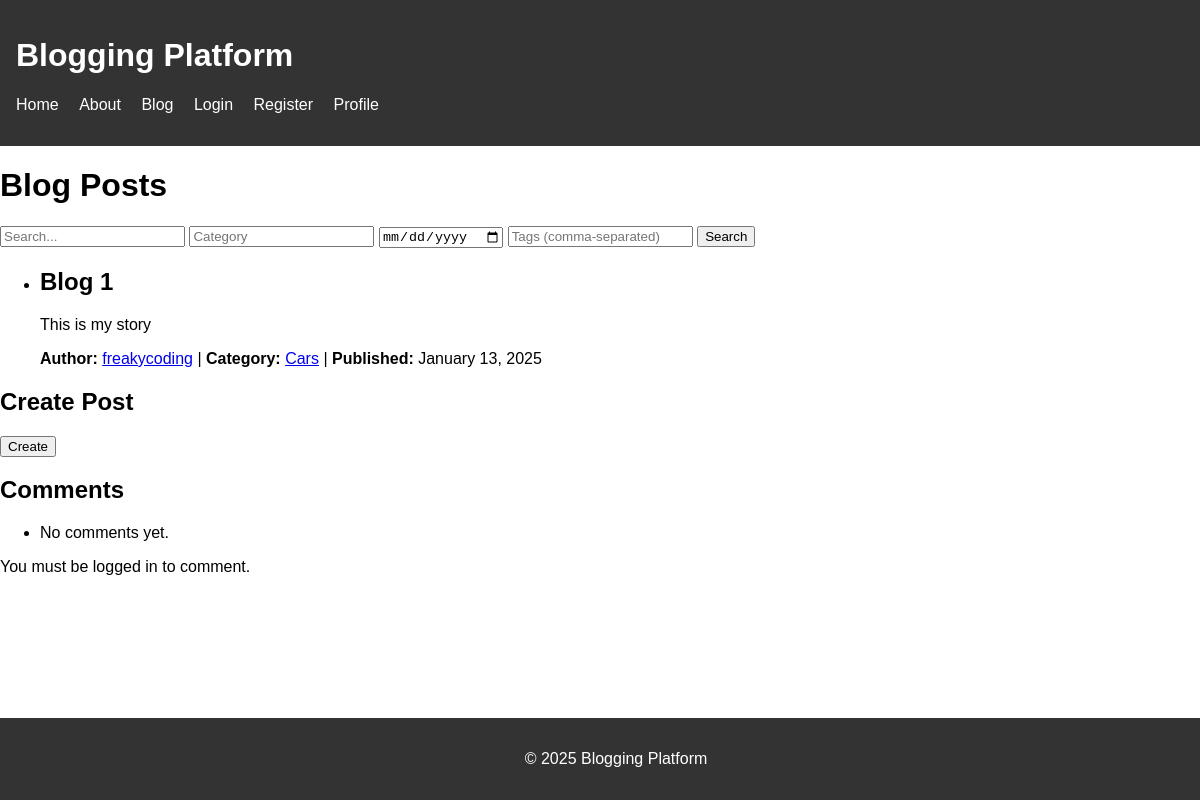
Screenshot of /blog/ with the database file from the repository.
### blog/models.py (models this page shows, shortened)
class BlogPost(models.Model):
    title = models.CharField(max_length=200)
    content = models.TextField()
    author = models.ForeignKey(User, on_delete=models.CASCADE)
    category = models.ForeignKey(Category, on_delete=models.SET_NULL, null=True)
    published_date = models.DateTimeField(auto_now=True)
    tags = models.ManyToManyField(Tag, blank=True)
    created_at = models.DateTimeField(auto_now_add=True)
    class Meta:
        ordering = ['-created_at']  # Order posts by creation date, newest first

class Category(models.Model):
    name = models.CharField(max_length=100)

### blog/views.py (the view)
# urls.py: path('', BlogListView.as_view(), name='post_list'),  # Keep this line
class BlogListView(View):
    def get(self, request):
        posts = BlogPost.objects.all().order_by('-created_at')
        return render(request, 'blog/post_list.html', {'posts': posts})

### blog/templates/blog/post_list.html (shortened to what this page needs)
{% extends 'base.html' %}
{% block content %}
<h1>Blog Posts</h1>
<form method="get" action="{% url 'blog:post_list' %}">
    <input type="text" name="q" placeholder="Search...">
    <input type="text" name="category" placeholder="Category">
    <input type="date" name="published_after" placeholder="Published After">
    <input type="text" name="tags" placeholder="Tags (comma-separated)">
    <button type="submit">Search</button>
</form>
<ul>
    {% for post in posts %}
        <li>
            <h2>{{ post.title }}</h2>
            <p>{{ post.content|truncatewords:30 }}</p>
            <p><strong>Author:</strong> <a href="{% url 'blog:posts_by_author' post.author.username %}">{{ post.author.username }}</a> |
               <strong>Category:</strong> <a href="{% url 'blog:posts_by_category' post.category.name %}">{{ post.category.name }}</a> |
               <strong>Published:</strong> {{ post.created_at|date:"F j, Y" }}</p>
        </li>
    {% empty %}
        <li>No posts available.</li>
    {% endfor %}
</ul>
<h2>Create Post</h2>
<form method="post" action="{% url 'blog:create_post' %}">
    <button type="submit">Create</button>
</form>
<h2>Comments</h2>
<ul>
    {% for comment in comments %}
        <li>
            <strong>{{ comment.author }}:</strong> {{ comment.content }}
            <br>
            <small>Posted on {{ comment.created_at }}</small>
        </li>
    {% empty %}
        <li>No comments yet.</li>
    {% endfor %}
</ul>
{% if user.is_authenticated %}
    <h3>Add a Comment</h3>
    <form method="post">
        {% csrf_token %}
        {{ comment_form.as_p }}
        <button type="submit">Submit</button>
    </form>
{% else %}
    <p>You must be logged in to comment.</p>
{% endif %}
{% endblock %}

### static/css/styles.css (style rules this page uses)
body { font-family: Arial, sans-serif; margin: 0; padding: 0; }
h1 { font-size: 2rem; }

### rows the page displays
BlogPost: title "Blog 1", content "This is my story", author.username "freakycoding", category.name "Cars", created_at "January 13, 2025"
